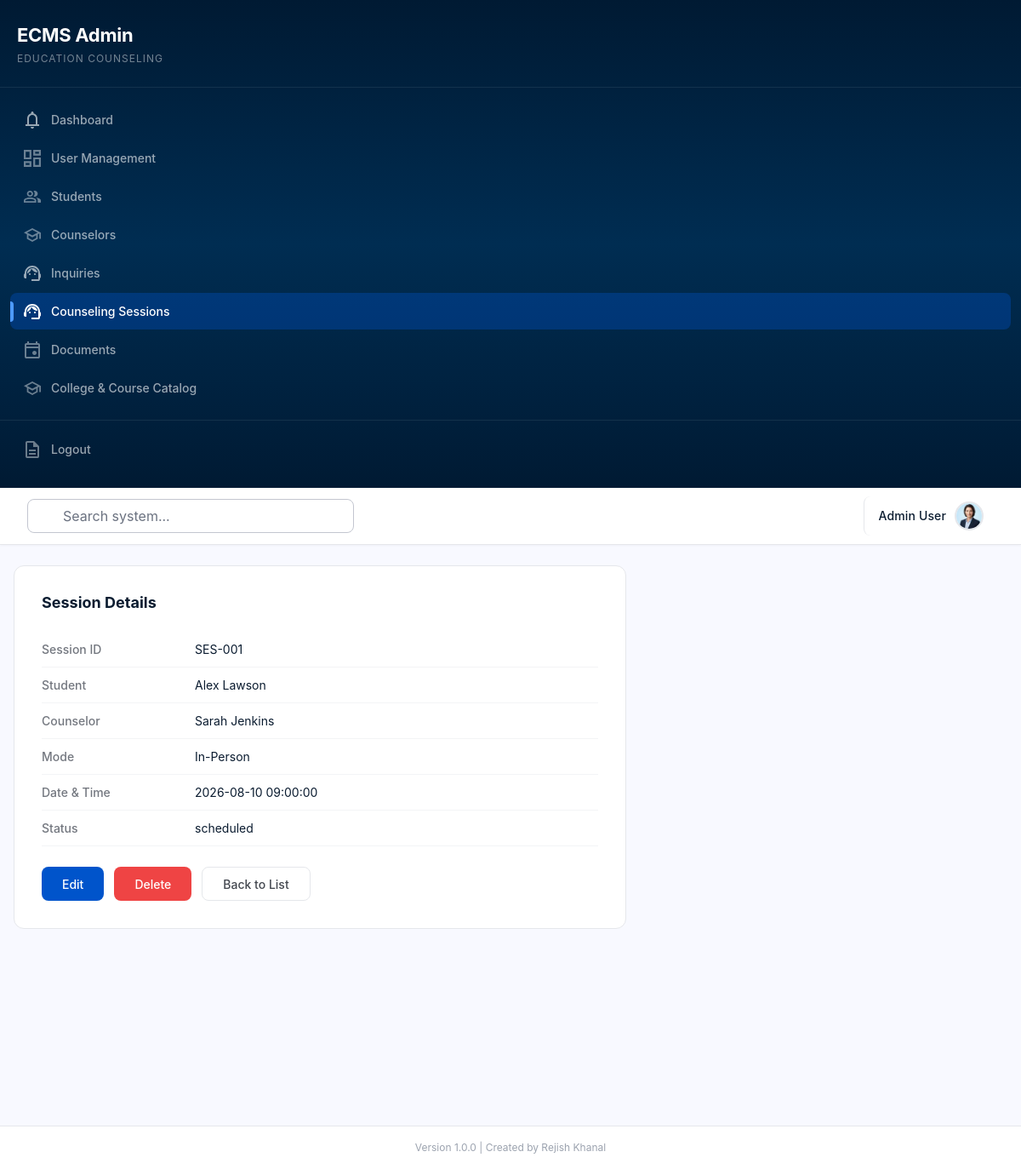
The page /admin/sessions/1 (signed in) on the database its author committed.
### tables this page shows
CREATE TABLE IF NOT EXISTS sessions (
    id INT AUTO_INCREMENT PRIMARY KEY,
    session_id VARCHAR(50) UNIQUE,
    student_id INT,
    counselor_id INT,
    mode ENUM('In-Person', 'Video Call') DEFAULT 'In-Person',
    datetime DATETIME,
    status ENUM('scheduled', 'completed', 'cancelled', 'in-progress') DEFAULT 'scheduled',
    created_at TIMESTAMP DEFAULT CURRENT_TIMESTAMP,
    FOREIGN KEY (student_id) REFERENCES students(id) ON DELETE SET NULL,
    FOREIGN KEY (counselor_id) REFERENCES counselors(id) ON DELETE SET NULL
);

CREATE TABLE IF NOT EXISTS students (
    id INT AUTO_INCREMENT PRIMARY KEY,
    student_id VARCHAR(50) UNIQUE,
    name VARCHAR(255) NOT NULL,
    email VARCHAR(255) UNIQUE NOT NULL,
    education_level VARCHAR(50),
    counselor_id INT,
    status ENUM('active', 'inactive') DEFAULT 'active',
    created_at TIMESTAMP DEFAULT CURRENT_TIMESTAMP,
    FOREIGN KEY (counselor_id) REFERENCES counselors(id) ON DELETE SET NULL
);

CREATE TABLE IF NOT EXISTS counselors (
    id INT AUTO_INCREMENT PRIMARY KEY,
    name VARCHAR(255) NOT NULL,
    email VARCHAR(255) UNIQUE NOT NULL,
    specialization VARCHAR(100),
    max_students INT DEFAULT 50,
    status ENUM('available', 'unavailable') DEFAULT 'available',
    created_at TIMESTAMP DEFAULT CURRENT_TIMESTAMP
);

### backend/controllers/SessionController.php (called while the page is built, shortened)
<?php
require_once MODEL_PATH . '/Session.php';
class SessionController extends Controller {
    private $sessionModel;
    public function __construct() {
        $this->sessionModel = new Session();
    }
    public function show($id) {
        $session = $this->sessionModel->getById($id);
        $this->view('admin/sessions/show', [
            'pageTitle' => 'Session Details',
            'pageDescription' => 'View session details.',
            'currentPage' => 'sessions',
            'session' => $session,
        ]);
    }
}

### backend/core/Router.php (called while the page is built, shortened)
<?php
class Router {
    private $routes = [];
    public function get($path, $handler) {
        $this->routes['GET'][$path] = $handler;
        return $this;
    }
    public function post($path, $handler) {
        $this->routes['POST'][$path] = $handler;
        return $this;
    }
    public function dispatch() {
        $method = $_SERVER['REQUEST_METHOD'];
        $uri = parse_url($_SERVER['REQUEST_URI'], PHP_URL_PATH);
        $uri = rtrim($uri, '/') ?: '/';
        if (isset($this->routes[$method])) {
            foreach ($this->routes[$method] as $route => $handler) {
                $pattern = $this->convertToRegex($route);
                if (preg_match($pattern, $uri, $matches)) {
                    $params = array_filter($matches, 'is_string', ARRAY_FILTER_USE_KEY);
                    return $this->callHandler($handler, $params);
                }
            }
        }
    }
    private function convertToRegex($route) {
        $pattern = preg_replace('/\{([a-zA-Z_]+)\}/', '(?P<$1>[^/]+)', $route);
        return '#^' . $pattern . '$#';
    }
    private function callHandler($handler, $params) {
        if (is_array($handler)) {
            $controller = new $handler[0]();
            $method = $handler[1];
            return call_user_func_array([$controller, $method], $params);
        }
    }
}

### index.php (called while the page is built, shortened)
<?php
require_once BACKEND_PATH . '/core/Router.php';
require_once BACKEND_PATH . '/core/helpers.php';
require_once BACKEND_PATH . '/config/database.php';
require_once CONTROLLER_PATH . '/DashboardController.php';
require_once CONTROLLER_PATH . '/SessionController.php';
$router = new Router();
$router->get('/', function() {
    redirect(url('/login'));
});
$router->get('/login', function() {
    if (isLoggedIn()) {
        redirectToDashboard();
    }
    require VIEW_PATH . '/auth/login.php';
});
$router->post('/login', function() {
    if (!verify_csrf()) {
        $_SESSION['error'] = 'Invalid session token. Please try again.';
        redirect(url('/login'));
    }
    $email = trim($_POST['email'] ?? '');
    $password = $_POST['password'] ?? '';
    $remember = !empty($_POST['remember']);
    $errors = [];
    if ($email === '') {
        $errors[] = 'Email address is required.';
    } elseif (!filter_var($email, FILTER_VALIDATE_EMAIL)) {
        $errors[] = 'Please enter a valid email address.';
    }
    if ($password === '') {
        $errors[] = 'Password is required.';
    }
    if ($errors) {
        $_SESSION['error'] = implode(' ', $errors);
        $_SESSION['old'] = ['email' => $email];
        redirect(url('/login'));
    }
    $db = getDB();
    $stmt = $db->prepare("SELECT * FROM users WHERE email = ? LIMIT 1");
    $stmt->execute([$email]);
    $user = $stmt->fetch();
    if (!$user || !password_verify($password, $user['password'])) {
        $_SESSION['error'] = 'Invalid email or password.';
        redirect(url('/login'));
    }
    if ($user['status'] !== 'active') {
        $_SESSION['error'] = 'Your account has been deactivated. Please contact an administrator.';
        redirect(url('/login'));
    }
    session_regenerate_id(true);
    $authUser = $user;
    unset($authUser['password']);
    $_SESSION['user_id'] = $user['id'];
    $_SESSION['user'] = $authUser;
    unset($_SESSION['old']);
    if ($remember) {
        setRememberCookie($user);
    }
    redirectToDashboard($user['role']);
});
$router->get('/logout', function() {
    clearRememberCookie();
    session_destroy();
    redirect(url('/login'));
});
$router->get('/register', function() {
    require VIEW_PATH . '/auth/student-registration.php';
});
$router->get('/admin/dashboard', ['DashboardController', 'index']);
$router->get('/student/dashboard', ['StudentController', 'dashboard']);
$router->get('/student/sessions', ['StudentController', 'sessions']);
$router->get('/student/documents', ['StudentController', 'documents']);
$router->post('/student/documents/{id}/submit', ['StudentController', 'submitDocument']);
$router->get('/student/inquiries', ['StudentController', 'inquiries']);
$router->post('/student/inquiries/store', ['StudentController', 'storeInquiry']);
$router->get('/student/profile', ['StudentController', 'profile']);
$router->post('/student/profile/update', ['StudentController', 'updateProfile']);
$router->get('/counselor/dashboard', ['CounselorController', 'dashboard']);
$router->get('/counselor/documents', ['CounselorController', 'documents']);
$router->get('/counselor/documents/assign', ['CounselorController', 'assignCreate']);
$router->post('/counselor/documents/assign/store', ['CounselorController', 'assignStore']);
$router->get('/admin/profile', ['DashboardController', 'profile']);
$router->post('/admin/profile/update', ['DashboardController', 'updateProfile']);
$router->get('/admin/students', ['StudentController', 'index']);
$router->get('/admin/students/create', ['StudentController', 'create']);
$router->post('/admin/students/store', ['StudentController', 'store']);
$router->get('/admin/students/{id}', ['StudentController', 'show']);
$router->get('/admin/students/{id}/edit', ['StudentController', 'edit']);
$router->post('/admin/students/{id}/update', ['StudentController', 'update']);
$router->post('/admin/students/{id}/delete', ['StudentController', 'destroy']);
$router->get('/admin/counselors', ['CounselorController', 'index']);
$router->get('/admin/counselors/create', ['CounselorController', 'create']);
$router->post('/admin/counselors/store', ['CounselorController', 'store']);
$router->get('/admin/counselors/{id}', ['CounselorController', 'show']);
$router->get('/admin/counselors/{id}/edit', ['CounselorController', 'edit']);
$router->post('/admin/counselors/{id}/update', ['CounselorController', 'update']);
$router->post('/admin/counselors/{id}/delete', ['CounselorController', 'destroy']);
$router->get('/admin/sessions', ['SessionController', 'index']);
$router->get('/admin/sessions/create', ['SessionController', 'create']);
$router->post('/admin/sessions/store', ['SessionController', 'store']);
$router->get('/admin/sessions/{id}', ['SessionController', 'show']);
$router->get('/admin/sessions/{id}/edit', ['SessionController', 'edit']);
$router->post('/admin/sessions/{id}/update', ['SessionController', 'update']);
$router->post('/admin/sessions/{id}/delete', ['SessionController', 'destroy']);
$router->get('/admin/documents', ['DocumentController', 'index']);
$router->get('/admin/documents/review-queue', ['DocumentController', 'reviewQueue']);
$router->post('/admin/documents/{id}/review', ['DocumentController', 'review']);
$router->get('/admin/documents/student/{student_id}', ['DocumentController', 'studentDocs']);
$router->get('/admin/documents/create', ['DocumentController', 'create']);
$router->post('/admin/documents/store', ['DocumentController', 'store']);
$router->get('/admin/documents/assign', ['DocumentController', 'assignCreate']);
$router->post('/admin/documents/assign/store', ['DocumentController', 'assignStore']);
$router->get('/admin/documents/{id}', ['DocumentController', 'show']);
$router->get('/admin/documents/{id}/edit', ['DocumentController', 'edit']);
$router->post('/admin/documents/{id}/update', ['DocumentController', 'update']);
$router->post('/admin/documents/{id}/delete', ['DocumentController', 'destroy']);
$router->get('/admin/inquiries', ['InquiryController', 'index']);
$router->get('/admin/inquiries/{id}', ['InquiryController', 'show']);
$router->post('/admin/inquiries/{id}/assign', ['InquiryController', 'assign']);
$router->post('/admin/inquiries/{id}/auto-assign', ['InquiryController', 'autoAssign']);
$router->post('/admin/inquiries/{id}/delete', ['InquiryController', 'destroy']);
$router->get('/admin/catalog', ['CatalogController', 'index']);
$router->get('/admin/catalog/college/create', ['CatalogController', 'collegeCreate']);
$router->post('/admin/catalog/college/store', ['CatalogController', 'collegeStore']);
$router->get('/admin/catalog/college/{id}/edit', ['CatalogController', 'collegeEdit']);
$router->post('/admin/catalog/college/{id}/update', ['CatalogController', 'collegeUpdate']);
$router->post('/admin/catalog/college/{id}/delete', ['CatalogController', 'collegeDelete']);
$router->get('/admin/catalog/course/create', ['CatalogController', 'courseCreate']);
$router->post('/admin/catalog/course/store', ['CatalogController', 'courseStore']);
$router->get('/admin/catalog/course/{id}/edit', ['CatalogController', 'courseEdit']);
$router->post('/admin/catalog/course/{id}/update', ['CatalogController', 'courseUpdate']);
$router->post('/admin/catalog/course/{id}/delete', ['CatalogController', 'courseDelete']);
$router->get('/admin/users', ['UserController', 'index']);
$router->get('/admin/users/create', ['UserController', 'create']);
$router->post('/admin/users/store', ['UserController', 'store']);
$router->get('/admin/users/{id}', ['UserController', 'show']);
$router->get('/admin/users/{id}/edit', ['UserController', 'edit']);
$router->post('/admin/users/{id}/update', ['UserController', 'update']);
$router->post('/admin/users/{id}/delete', ['UserController', 'destroy']);
$router->notFound(function() {
    http_response_code(404);
    require VIEW_PATH . '/errors/404.php';
});
$router->dispatch();

### backend/config/database.php (called while the page is built, shortened)
<?php
class Database {
    private static $instance = null;
    private $connection;
    private function __construct() {
        $this->host = getenv('DB_HOST');
        $this->port = getenv('DB_PORT');
        $this->dbname = getenv('DB_DATABASE');
        $this->username = getenv('DB_USERNAME');
        $this->password = getenv('DB_PASSWORD');
        try {
            $dsn = "mysql:host={$this->host};port={$this->port};dbname={$this->dbname};charset=utf8mb4";
            $this->connection = new PDO($dsn, $this->username, $this->password, [
                PDO::ATTR_ERRMODE => PDO::ERRMODE_EXCEPTION,
                PDO::ATTR_DEFAULT_FETCH_MODE => PDO::FETCH_ASSOC,
                PDO::ATTR_EMULATE_PREPARES => false
            ]);
        } catch (PDOException $e) {
            die("Database connection failed: " . $e->getMessage());
        }
    }
    public static function getInstance() {
        if (self::$instance === null) {
            self::$instance = new self();
        }
        return self::$instance;
    }
    public function getConnection() {
        return $this->connection;
    }
}
function getDB() {
    return Database::getInstance()->getConnection();
}

### backend/models/Session.php (called while the page is built, shortened)
<?php
class Session {
    private $db;
    private $table = 'sessions';
    public function __construct() {
        $this->db = getDB();
    }
    public function getById($id) {
        $stmt = $this->db->prepare(
            "SELECT s.*, st.name AS student_name, c.name AS counselor_name
             FROM {$this->table} s
             LEFT JOIN students st ON s.student_id = st.id
             LEFT JOIN counselors c ON s.counselor_id = c.id
             WHERE s.id = ?"
        );
        $stmt->execute([$id]);
        return $stmt->fetch();
    }
}

### backend/core/helpers.php (called while the page is built, shortened)
<?php
function e($value) {
    return htmlspecialchars($value ?? '', ENT_QUOTES, 'UTF-8');
}
function url($path = '') {
    $base = rtrim(dirname($_SERVER['SCRIPT_NAME']), '/');
    return $base . '/' . ltrim($path, '/');
}

### backend/views/admin/sessions/show.php (the view, shortened to what this page needs)
<div class="detail-card">
    <h3>Session Details</h3>
    <div class="detail-row"><span class="detail-label">Session ID</span><span class="detail-value"><?php echo e($session['session_id'] ?? $session['id']); ?></span></div>
    <div class="detail-row"><span class="detail-label">Student</span><span class="detail-value"><?php echo e($session['student_name'] ?? '-'); ?></span></div>
    <div class="detail-row"><span class="detail-label">Counselor</span><span class="detail-value"><?php echo e($session['counselor_name'] ?? '-'); ?></span></div>
    <div class="detail-row"><span class="detail-label">Mode</span><span class="detail-value"><?php echo e($session['mode'] ?? '-'); ?></span></div>
    <div class="detail-row"><span class="detail-label">Date & Time</span><span class="detail-value"><?php echo e($session['datetime'] ?? '-'); ?></span></div>
    <div class="detail-row"><span class="detail-label">Status</span><span class="detail-value"><?php echo e($session['status'] ?? '-'); ?></span></div>
    <div class="detail-actions">
        <a href="<?php echo url('/admin/sessions/' . $session['id'] . '/edit'); ?>" class="btn-primary">Edit</a>
        <form method="POST" action="<?php echo url('/admin/sessions/' . $session['id'] . '/delete'); ?>" onsubmit="return confirm('Are you sure?')"><button type="submit" class="btn-danger">Delete</button></form>
        <a href="<?php echo url('/admin/sessions'); ?>" class="btn-secondary">Back to List</a>
    </div>
</div>
<?php $content = ob_get_clean(); include __DIR__ . '/../../layouts/admin-layout.php';

### rows shown on the page
sessions: session "SES-001", student.name "Alex Lawson", counselor.name "Sarah Jenkins", mode "In-Person", datetime "2026-08-10 09:00:00", status "scheduled"

### other values the page prints
$item['label'] "Dashboard"
$item['label'] "User Management"
$item['label'] "Students"
$item['label'] "Counselors"
$item['label'] "Inquiries"
$item['label'] "Counseling Sessions"
$item['label'] "Documents"
$item['label'] "College & Course Catalog"
$_SESSION['user']['name'] "Admin User"
